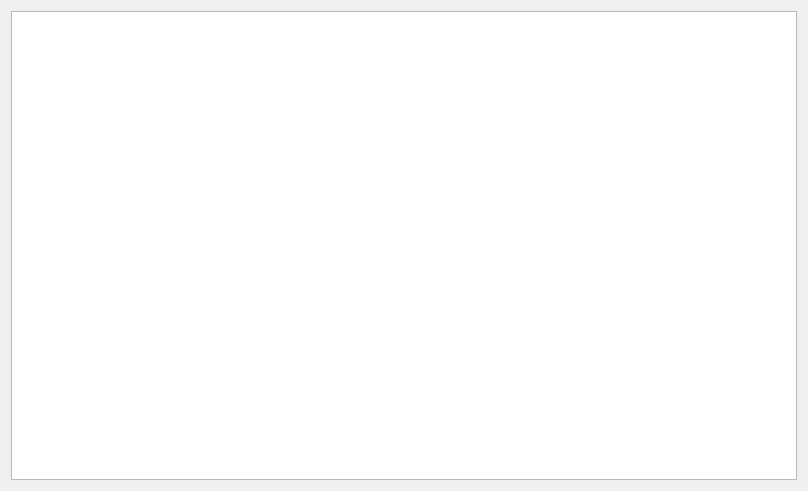
<?xml version="1.0" encoding="UTF-8"?>
<ui version="4.0">
 <class>FilterResult</class>
 <widget class="QDialog" name="FilterResult">
  <property name="geometry">
   <rect>
    <x>0</x>
    <y>0</y>
    <width>808</width>
    <height>491</height>
   </rect>
  </property>
  <property name="windowTitle">
   <string>Dialog</string>
  </property>
  <layout class="QGridLayout" name="gridLayout">
   <item row="0" column="0">
    <widget class="QTableView" name="tableView"/>
   </item>
  </layout>
 </widget>
 <resources/>
 <connections/>
</ui>
